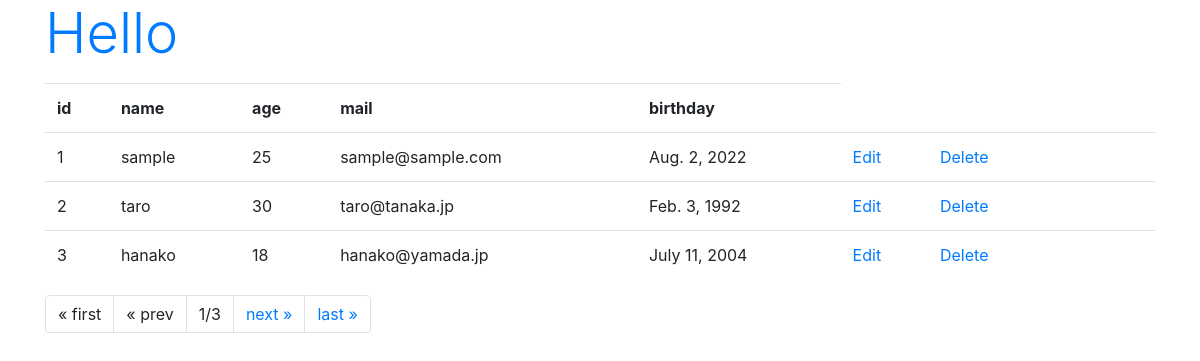
The page /hello/ on the database as committed earlier.
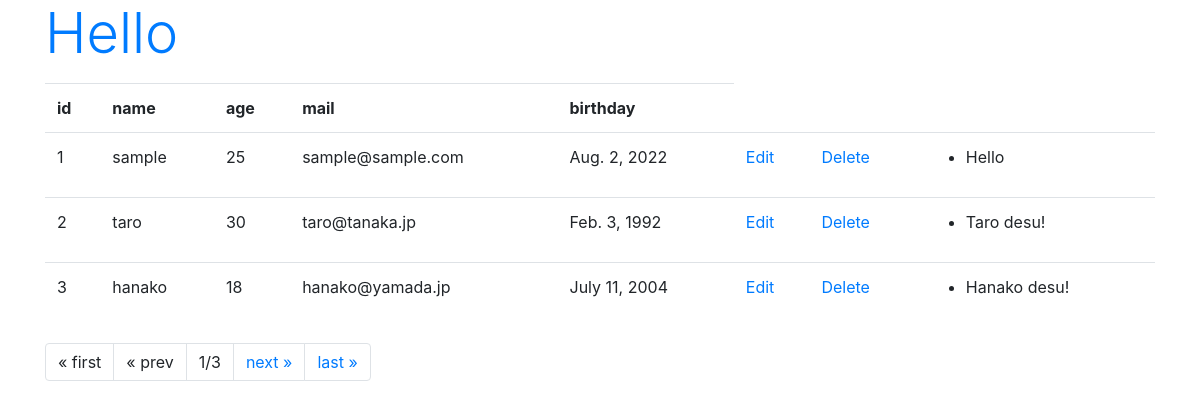
The same page on the database as committed later.
### hello/models.py (models this page shows, shortened)
class Friend(models.Model): #Friendクラスの定義、下記に定義された情報がテーブルの項目と入れる値のデータ型を決定する
  name = models.CharField(max_length=100, \
    validators=[number_only]) #自分で定義したバリデーター用の関数をバリデーションとして設定
  mail = models.EmailField(max_length=200)
  gender = models.BooleanField()
  age = models.IntegerField(validators=[ \
    MinValueValidator(0), \
    MaxValueValidator(150)]) #項目ageに最小値と最大値のバリデーションを設定
  birthday = models.DateField()

class Message(models.Model):
  friend = models.ForeignKey(Friend, on_delete=models.CASCADE) #ForeignKeyを使ってFriendとの関連付けと削除用の機能を設定
  title = models.CharField(max_length=100)
  content = models.CharField(max_length=300)
  pub_date = models.DateTimeField(auto_now_add=True) #auto_now_addをTrueにすることで、自動で値が設定されるようになる
  class Meta:
    ordering = ('pub_date',) #レコードを投稿日時順に並べ替えるための処理

### hello/views.py (the view)
# urls.py: path('', views.index, name='index'),
def index(request, num=1):
  data = Friend.objects.all() #Firendモデルのレコードを全て取得
  page = Paginator(data, 3) #取得したレコードを3つごとにページネーションする
  params = {
    'title': 'Hello',
    'massage':'',
    'data': page.get_page(num), #引数numの値で指定したページを表示する
  }
  return render(request, 'hello/index.html', params)

### hello/templates/hello/index.html (shortened to what this page needs)
{% load static %}
<!doctype html>
<html lang="ja">
<head>
  <link rel="stylesheet"
    href="https://stackpath.bootstrapcdn.com/bootstrap/4.3.1/css/bootstrap.min.css"
>
</head>
<body class="container">
  <h1 class="display-4 text-primary">{{title}}</h1>
  <table class="table">
    <tr>
      <th>id</th>
      <th>name</th>
      <th>age</th>
      <th>mail</th>
      <th>birthday</th>
    </tr>
  {% for item in data %}
  <tr>
    <td>{{item.id}}</td>
    <td>{{item.name}}</td>
    <td>{{item.age}}</td>
    <td>{{item.mail}}</td>
    <td>{{item.birthday}}</td>
    <td><a href="{% url 'edit' item.id %}">Edit</a></td>
    <td><a href="{% url 'delete' item.id %}">Delete</a></td>
    <td><ul>
      {% for ob in item.message_set.all %}
        <li>{{ob.title}}</li>
      {% endfor %}
    </ul></td>
  </tr>
  {% endfor %}
  </table>
  <ul class="pagination">
    {% if data.has_previous %}
    <li class="page-item">
      <a class="page-link" href="{% url 'index' %}">&laquo; first</a>
    </li>
    <li class="page-item">
      <a class="page-link" href="{% url 'index' %}{{data.previous_page_number}}">&laquo; prev</a>
    </li>
    {% else %}
    <li class="page-item">
      <a class="page-link">&laquo; first</a>
    </li>
    <li class="page-item">
      <a class="page-link">&laquo; prev</a>
    </li>
    {% endif %}
    <li class="page-item">
      <a class="page-link">{{data.number}}/{{data.paginator.num_pages}}</a>
    </li>
    {% if data.has_next %}
    <li class="page-item">
      <a class="page-link" href="{% url 'index' %}{{data.next_page_number}}">next &raquo;</a>
    </li>
    <li class="page-item">
      <a class="page-link" href="{% url 'index' %}{{data.paginator.num_pages}}">last &raquo;</a>
    </li>
    {% endif %}
  </ul>
</body>
</html>

Rows that differ between the two databases and show on the page:
added Message: title "Hello"
added Message: title "Taro desu!", shown under Friend "taro"
added Message: title "Hanako desu!", shown under Friend "hanako"
Other text that changed with them:
{{ title }}: "Hello" → (not shown)
